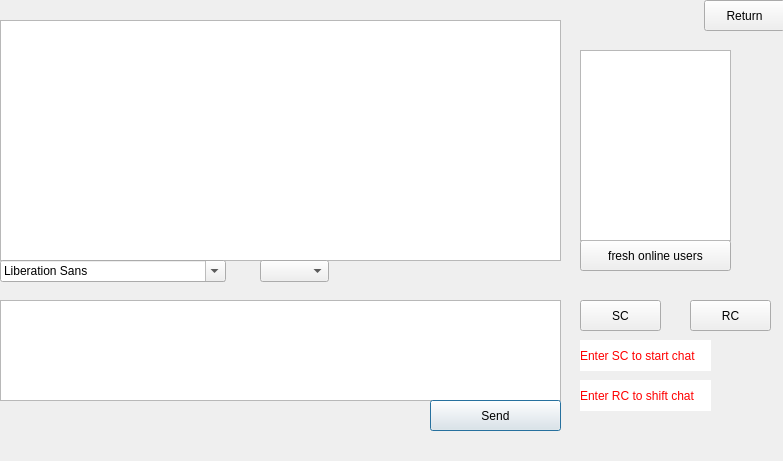
<?xml version="1.0" encoding="UTF-8"?>
<ui version="4.0">
 <class>chatpage</class>
 <widget class="QDialog" name="chatpage">
  <property name="geometry">
   <rect>
    <x>0</x>
    <y>0</y>
    <width>783</width>
    <height>461</height>
   </rect>
  </property>
  <property name="windowTitle">
   <string>Dialog</string>
  </property>
  <widget class="QTextBrowser" name="textBrowser">
   <property name="geometry">
    <rect>
     <x>0</x>
     <y>20</y>
     <width>561</width>
     <height>241</height>
    </rect>
   </property>
  </widget>
  <widget class="QFontComboBox" name="fontComboBox">
   <property name="geometry">
    <rect>
     <x>0</x>
     <y>260</y>
     <width>226</width>
     <height>22</height>
    </rect>
   </property>
  </widget>
  <widget class="QComboBox" name="comboBox">
   <property name="geometry">
    <rect>
     <x>260</x>
     <y>260</y>
     <width>69</width>
     <height>22</height>
    </rect>
   </property>
  </widget>
  <widget class="QTextEdit" name="textEdit">
   <property name="geometry">
    <rect>
     <x>0</x>
     <y>300</y>
     <width>561</width>
     <height>101</height>
    </rect>
   </property>
  </widget>
  <widget class="QPushButton" name="pushButton">
   <property name="geometry">
    <rect>
     <x>430</x>
     <y>400</y>
     <width>131</width>
     <height>31</height>
    </rect>
   </property>
   <property name="text">
    <string>Send</string>
   </property>
  </widget>
  <widget class="QPushButton" name="pushButton_2">
   <property name="geometry">
    <rect>
     <x>704</x>
     <y>0</y>
     <width>81</width>
     <height>31</height>
    </rect>
   </property>
   <property name="text">
    <string>Return</string>
   </property>
  </widget>
  <widget class="QLabel" name="label">
   <property name="geometry">
    <rect>
     <x>580</x>
     <y>340</y>
     <width>131</width>
     <height>31</height>
    </rect>
   </property>
   <property name="styleSheet">
    <string notr="true">QLabel{
	color: rgb(255, 0, 0);
background-color: rgb(255, 255, 255);
border-radius:60px;
}</string>
   </property>
   <property name="text">
    <string>Enter SC to start chat</string>
   </property>
  </widget>
  <widget class="QPushButton" name="pushButton_3">
   <property name="geometry">
    <rect>
     <x>580</x>
     <y>240</y>
     <width>151</width>
     <height>31</height>
    </rect>
   </property>
   <property name="text">
    <string>fresh online users</string>
   </property>
  </widget>
  <widget class="QTextBrowser" name="textBrowser_2">
   <property name="geometry">
    <rect>
     <x>580</x>
     <y>50</y>
     <width>151</width>
     <height>191</height>
    </rect>
   </property>
  </widget>
  <widget class="QPushButton" name="pushButton_4">
   <property name="geometry">
    <rect>
     <x>580</x>
     <y>300</y>
     <width>81</width>
     <height>31</height>
    </rect>
   </property>
   <property name="text">
    <string>SC</string>
   </property>
  </widget>
  <widget class="QPushButton" name="pushButton_5">
   <property name="geometry">
    <rect>
     <x>690</x>
     <y>300</y>
     <width>81</width>
     <height>31</height>
    </rect>
   </property>
   <property name="text">
    <string>RC</string>
   </property>
  </widget>
  <widget class="QLabel" name="label_2">
   <property name="geometry">
    <rect>
     <x>580</x>
     <y>380</y>
     <width>131</width>
     <height>31</height>
    </rect>
   </property>
   <property name="styleSheet">
    <string notr="true">QLabel{
	
	background-color: rgb(255, 255, 255);
	color: rgb(255, 0, 0);
}</string>
   </property>
   <property name="text">
    <string>Enter RC to shift chat</string>
   </property>
  </widget>
 </widget>
 <resources/>
 <connections/>
</ui>
